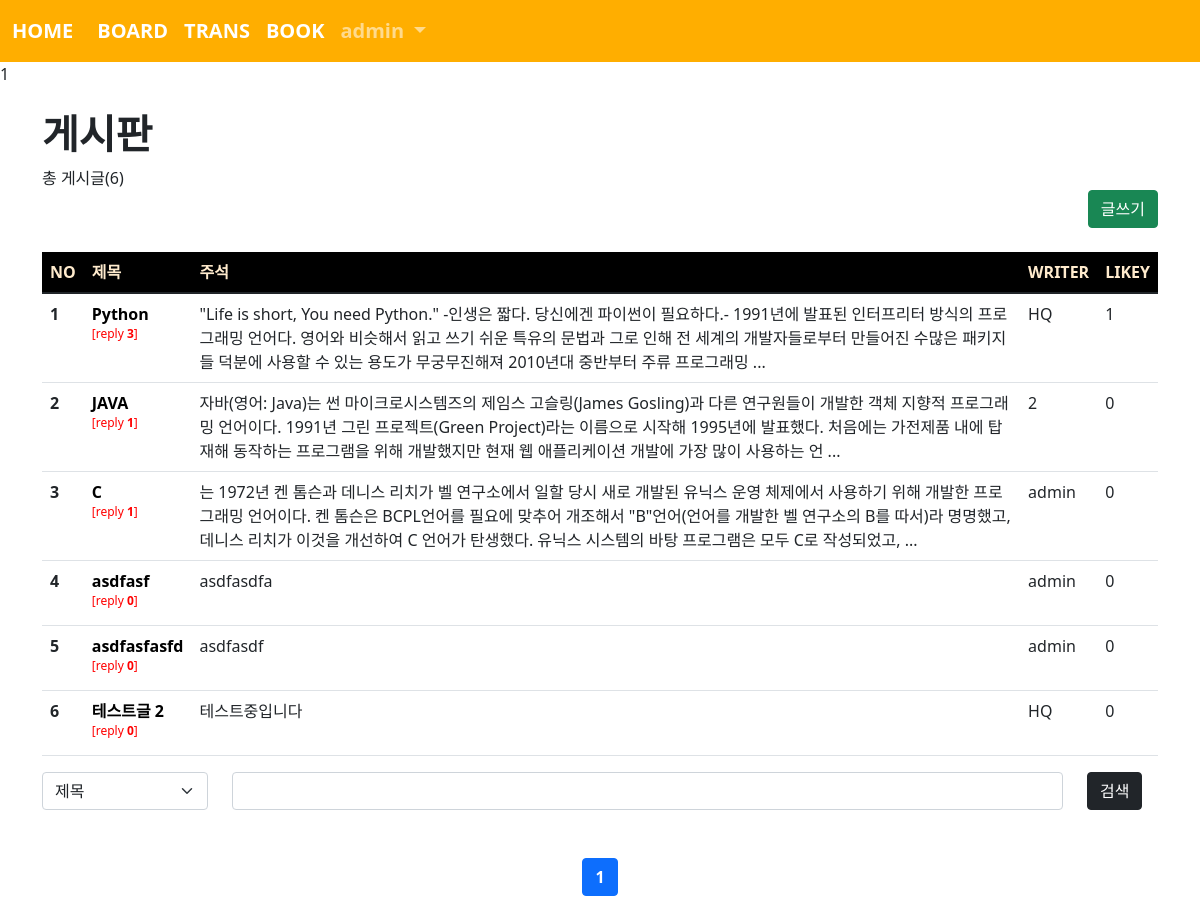
Page /board/index/ (signed in) on the committed database.
### acc/models.py (models this page shows, shortened)
class User(AbstractUser):
    comment = models.TextField()
    age = models.IntegerField(default=0)
    point = models.IntegerField(default=0)
    pic = models.ImageField(upload_to="acc/%y/%m")

### board/models.py (models this page shows, shortened)
class Board(models.Model):
    subject = models.CharField(max_length=200)
    writer =  models.ForeignKey(User, on_delete=models.CASCADE, related_name='writer')
    content = models.TextField()
    likely = models.ManyToManyField(User, blank=True, related_name='likely')
    pubdate = models.DateTimeField()
    def summary(self):
        if len(self.content) > 200:
            return f'{self.content[:200]}  ...'
        return self.content

### board/views.py (the view)
# urls.py: path('index/', views.index, name="index"),
def index(requset):
    pg = requset.GET.get('page', 1)
    cate = requset.GET.get('cate', '')
    kw = requset.GET.get('kw', '')
    if kw:
        if cate == 'sub':
            b = Board.objects.filter(subject__startswith=kw)
        elif  cate == 'wri':
            from acc.models import User
            try:
                u = User.objects.get(username=kw)
                b = Board.objects.filter(writer=u)
            except:
                b = Board.objects.none()
        else:
            b = Board.objects.filter(content__contains=kw)
    else:
        b = Board.objects.all()
    pag = Paginator(b, 10)
    obj = pag.get_page(pg)
    context = {
        'blist' : obj,
        'cate' : cate,
        'kw' : kw,
    }
    return render(requset, 'board/index.html', context)

### template/board/index.html (shortened to what this page needs)
{% extends 'base.html' %}
{% block con %}
{{ blist.start_index }}
<div class="container mt-4 mb-4">
    <h1><b>게시판</b></h1>
    총 게시글({{ blist.end_index }})
    <div class="text-end">
        <a href="{% url 'board:create' %}" class="btn btn-success">글쓰기</a>
    </div>
    <table class="table table-hover  mt-4">
        <thead style="background-color: black; color: blanchedalmond; font-weight: bold;">
            <tr>
                <th scope="col">NO</th>
                <th scope="col">제목</th>
                <th scope="col">주석</th>
                <th scope="col">WRITER</th>
                <th scope="col">LIKEY</th>
            </tr>
        </thead>
        <tbody>
            {% if blist %}
                {% for i in blist %}
                    <tr>
                        <th scope="row">{{ blist.start_index|add:forloop.counter0 }}</th>
                        <td><a href="{% url 'board:detail' i.id %}">{{ i.subject }}</a><br><sup style="color: red;">[reply <b>{{ i.reply_set.count }}</b>]</sup></td>
                        <td>{{ i.summary }}</td>
                        <td>{{ i.writer }}</td>
                        <td>{{ i.likely.count }}</td>
                    </tr>
                {% endfor %}
            {% endif %}
        </tbody>
    </table>
    <form>
        <div class="row">
            <div class="col-lg-2">
                <select name="cate" class="form-select" aria-label="Default select example">
                    <option value="sub" {% if cate == 'sub' %} selected {% endif %}>제목</option>
                </select>
            </div>
            <div class="col-lg-9">
                <input name="kw" type="text" class="form-control" value="{{kw}}">
            </div>
            <div class="col-lg-1">
                <button class="btn btn-dark">검색</button>
            </div>
        </div>
    </form>
    <nav aria-label="Page navigation example" class="mt-5">
        <ul class="pagination justify-content-center">
            {% for i in blist.paginator.page_range %}
                {% if blist.number|add:5 >= i and blist.number|add:-5 <= i %}
                    <li class="page-item {% if blist.number == i %}active{% endif %}"><a class="page-link" href="{% url 'board:index' %}?page={{i}}&cate={{cate}}&kw={{kw}}">{{i}}</a></li>
                {% endif %}
            {% endfor %}
        </ul>
    </nav>
</div>
{% endblock %}

### template/base.html (shortened to what this page needs)
<!doctype html>
<html lang="en">
    <head>
        <link href="https://cdn.jsdelivr.net/npm/bootstrap@5.1.3/dist/css/bootstrap.min.css" rel="stylesheet">
    </head>
    <body>
        {% if user.is_authenticated %}
        <nav class="navbar navbar-expand-lg navbar-dark" style="background-color: rgb(255, 174, 0); font-size: 20px; font-weight: bold;">
            <div class="container-fluid">
                <a class="navbar-brand" href="{% url 'acc:index' %}">HOME</a>
                <div class="collapse navbar-collapse" id="navbarSupportedContent">
                    <ul class="navbar-nav me-auto mb-2 mb-lg-0">
                        <li class="nav-item">
                            <a class="nav-link active" aria-current="page" href="{% url 'board:index' %}">BOARD</a>
                        </li>
                        <li class="nav-item">
                            <a class="nav-link active" aria-current="page" href="{% url 'trans:index' %}">TRANS</a>
                        </li>
                        <li class="nav-item">
                            <a class="nav-link active" aria-current="page" href="{% url 'book:index' %}">BOOK</a>
                        </li>
                        <li class="nav-item dropdown">
                            <a class="nav-link dropdown-toggle" href="#" id="navbarDropdown" role="button" data-bs-toggle="dropdown" aria-expanded="false">
                                {{ user.username }}
                            </a>
                        </li>
                    </div>
                </div>
            </nav>
            {% block con %}
            {% endblock %}
        {% endif %}
    </body>
</html>

### template/board/index.html (style rules this page uses)
a { text-decoration: none; color: black; font-weight: bold; }

### rows in the picture
User: username "admin"
Board: start_index|add "1", subject "Python", reply_set.count "3", summary "\"Life is short, You need Python.\" -인생은 짧다. 당신에겐 파이썬이 필요하다.- 1991년에 발표된 인터프리터 방식의 프로그래밍 언어다. 영어와 비슷해서 읽고 쓰기 쉬운 특유의 문법과 그로 인해 전 세계의 개발자들로부터 만들어진 수많은 패키지들 덕분에 사용할 수 있는 용도가 무궁무진해져 2010년대 중반부터 주류 프로그래밍 ...", writer "HQ", likely.count "1"
Board: start_index|add "2", subject "JAVA", reply_set.count "1", summary "자바(영어: Java)는 썬 마이크로시스템즈의 제임스 고슬링(James Gosling)과 다른 연구원들이 개발한 객체 지향적 프로그래밍 언어이다. 1991년 그린 프로젝트(Green Project)라는 이름으로 시작해 1995년에 발표했다. 처음에는 가전제품 내에 탑재해 동작하는 프로그램을 위해 개발했지만 현재 웹 애플리케이션 개발에 가장 많이 사용하는 언 ...", writer "2", likely.count "0"
Board: start_index|add "3", subject "C", reply_set.count "1", summary "는 1972년 켄 톰슨과 데니스 리치가 벨 연구소에서 일할 당시 새로 개발된 유닉스 운영 체제에서 사용하기 위해 개발한 프로그래밍 언어이다. 켄 톰슨은 BCPL언어를 필요에 맞추어 개조해서 \"B\"언어(언어를 개발한 벨 연구소의 B를 따서)라 명명했고, 데니스 리치가 이것을 개선하여 C 언어가 탄생했다. 유닉스 시스템의 바탕 프로그램은 모두 C로 작성되었고, ...", writer "admin", likely.count "0"
Board: start_index|add "4", subject "asdfasf", reply_set.count "0", summary "asdfasdfa", writer "admin", likely.count "0"
Board: start_index|add "5", subject "asdfasfasfd", reply_set.count "0", summary "asdfasdf", writer "admin", likely.count "0"
Board: start_index|add "6", subject "테스트글 2", reply_set.count "0", summary "테스트중입니다", writer "HQ", likely.count "0"

### other values in the picture
{{ blist.start_index }} "1"
{{ blist.end_index }} "6"
{{ i }} "1"
